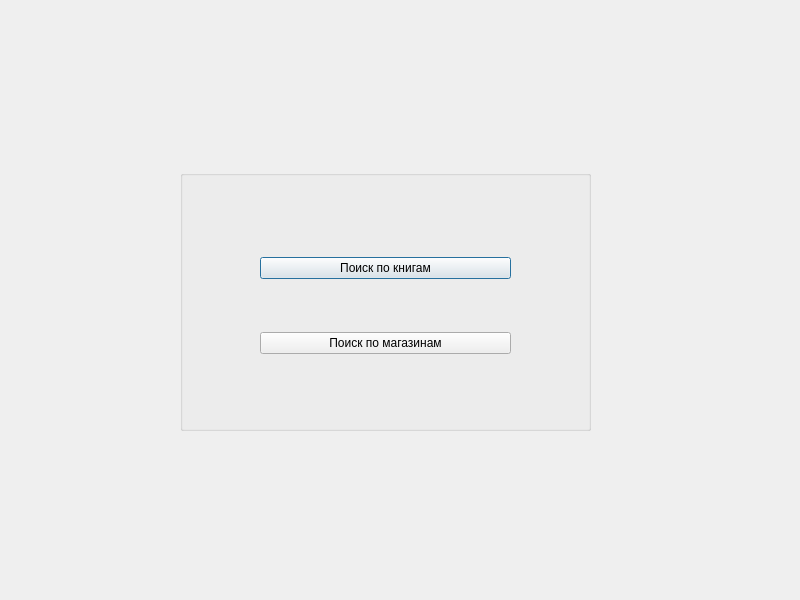
<?xml version="1.0" encoding="UTF-8"?>
<ui version="4.0">
 <class>menu_user</class>
 <widget class="QDialog" name="menu_user">
  <property name="geometry">
   <rect>
    <x>0</x>
    <y>0</y>
    <width>800</width>
    <height>600</height>
   </rect>
  </property>
  <property name="windowTitle">
   <string>Dialog</string>
  </property>
  <widget class="QGroupBox" name="groupBox">
   <property name="geometry">
    <rect>
     <x>180</x>
     <y>170</y>
     <width>411</width>
     <height>261</height>
    </rect>
   </property>
   <property name="title">
    <string/>
   </property>
   <widget class="QWidget" name="">
    <property name="geometry">
     <rect>
      <x>80</x>
      <y>40</y>
      <width>251</width>
      <height>191</height>
     </rect>
    </property>
    <layout class="QVBoxLayout" name="verticalLayout">
     <item>
      <widget class="QPushButton" name="pushButton">
       <property name="text">
        <string>Поиск по книгам</string>
       </property>
      </widget>
     </item>
     <item>
      <widget class="QPushButton" name="pushButton_2">
       <property name="text">
        <string>Поиск по магазинам</string>
       </property>
      </widget>
     </item>
    </layout>
   </widget>
  </widget>
 </widget>
 <resources/>
 <connections/>
</ui>
